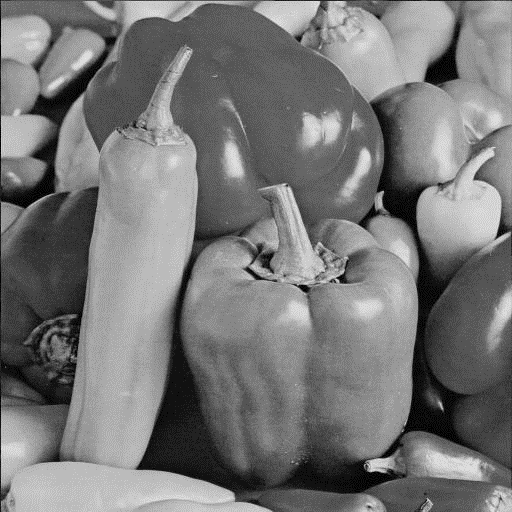
#> input picture 602 - Python/Assignment 8 - Image Processing/images_assignment/peppers.png, 512 x 512 px
$ jupyter execute Untitled.ipynb   (Python 2 division)   (older library calls are emulated)
#> lines starting #> are read from the running program, lines starting #| are printed output that depends on the picture
[cell 1]
# -*- coding: utf-8 -*-
# IS602 Homework 8
# Marco Siqueira Campos, versão rodando e atualizada

import os
import Tkinter #  GUI
import tkFileDialog #  Dialog box
import scipy.ndimage as ndimage
import scipy.misc as misc
from skimage import measure, io, filters


root = Tkinter.Tk()
root.withdraw()
fileimage = tkFileDialog.askopenfilename(parent=root)
#> the answer given: ../../images_assignment/peppers.png

# check the inputed file
print "data file loaded:\n", fileimage

# load the image
raw=misc.imread(fileimage)
#> raw is the input picture: shape (512, 512, 4); mean R, G, B, A 119.3, 119.3, 119.3, 255

# Extract filename
filename = str(os.path.basename(fileimage))

# Split the files for a specific tunning

if filename in ["peppers.png"]:
  #Threshold the image wich Gaussian filter, change gray scale to binary
 img=ndimage.gaussian_filter(raw, 2)
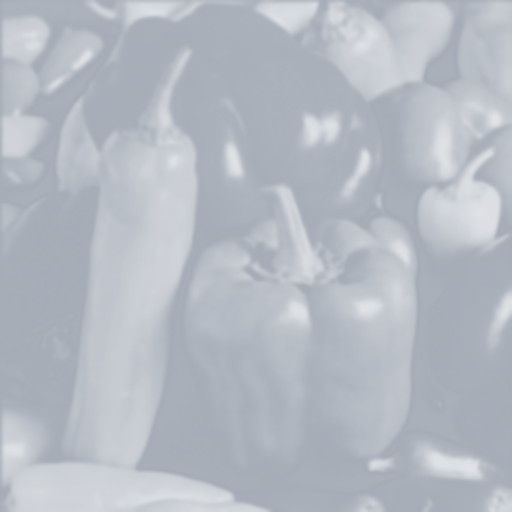
#> img: shape (512, 512, 4); mean R, G, B, A 135.3, 144.8, 158.8, 169.2; transparent parts drawn white
 thres=img>img.mean()
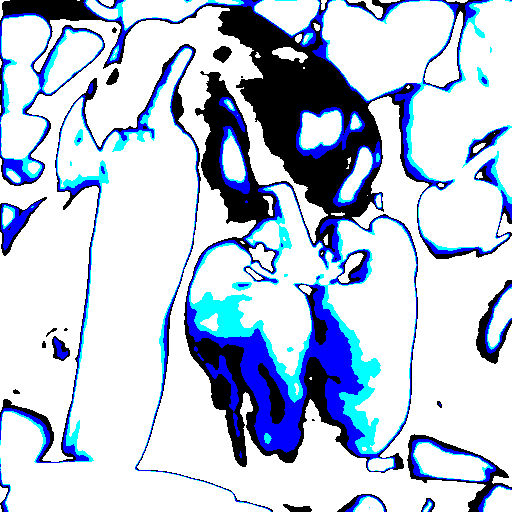
#> thres: shape (512, 512, 4) bool; mean R, G, B, A 0.405, 0.457, 0.539, 0.677; transparent parts drawn white
#Count objects
 labels3 = measure.label(thres)
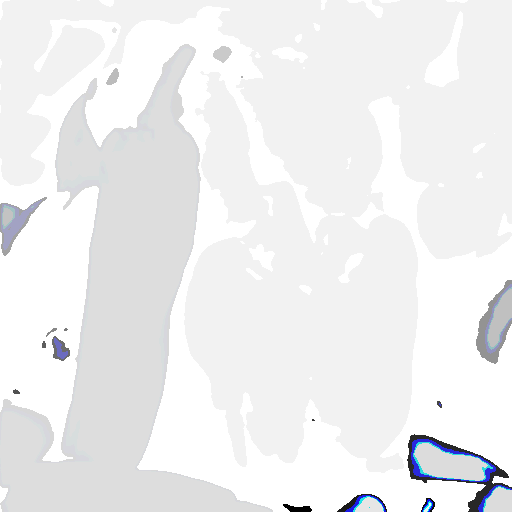
#> labels3: shape (512, 512, 4) int32; mean R, G, B, A 0.902, 0.997, 1.17, 1.45; transparent parts drawn white
 print "\n numbers of objects: ",(labels3.max())
#|  numbers of objects:  19
#labeled, nr_objects = measure.label(raw)
#Center points of objects detected
 lbl = ndimage.label(thres)[0]
 centers=ndimage.measurements.center_of_mass(thres, lbl, [1,2,3,4,5,6,7,8,9,10,11,12,13,14,15,16,17,18,19])
#> centers = 19 items, first 6: (187.9, 321.8, 1.79), (29.81, 113.9, 3), (325, 120, 1.57), (53.39, 222, 3), (76.98, 112.8, 3), (76.5, 241.5, 3)
 print "\n objects center points:  \n", centers, '\n'
#> (printed output is left out)

elif filename in ["objects.png"]:
#Threshold the image wich Gaussian filter, change gray scale to binary
 img=ndimage.gaussian_filter(raw, 2)
 thres=img>img.mean()
#Count objects
 labels2 = measure.label(thres)
 print "\n numbers of objects: ", (labels2.max())
# labels = measure.label(raw)
#Center points of objects detected
 lbl = ndimage.label(thres)[0]
 centers=ndimage.measurements.center_of_mass(thres, lbl, [1,2,3,4,5,6,7,8])
 print "\n objects center points:  \n", centers, '\n'

elif filename in ["circles.png"]:
#Threshold the image with Otsu filter, change gray scale to binary
 T_otsu = filters.threshold_otsu(raw)
 binarized_image = (raw > T_otsu)
 img=ndimage.gaussian_filter(binarized_image, 4)
 labels1 = measure.label(img)
 print "\n numbers of objects: %d" %labels1.max()
#Center points of objects detected
 lbl = ndimage.label(thres)[0]
 centers=ndimage.measurements.center_of_mass(thres, lbl, [1,2,3,4,5])
 print "\n objects center points:  \n", centers, '\n'

"""
References:
https://docs.scipy.org/doc/scipy-0.15.1/reference/generated/scipy.ndimage.measurements.center_of_mass.html
http://stackoverflow.com/questions/38619382/how-to-count-objects-in-image-using-python


"""
